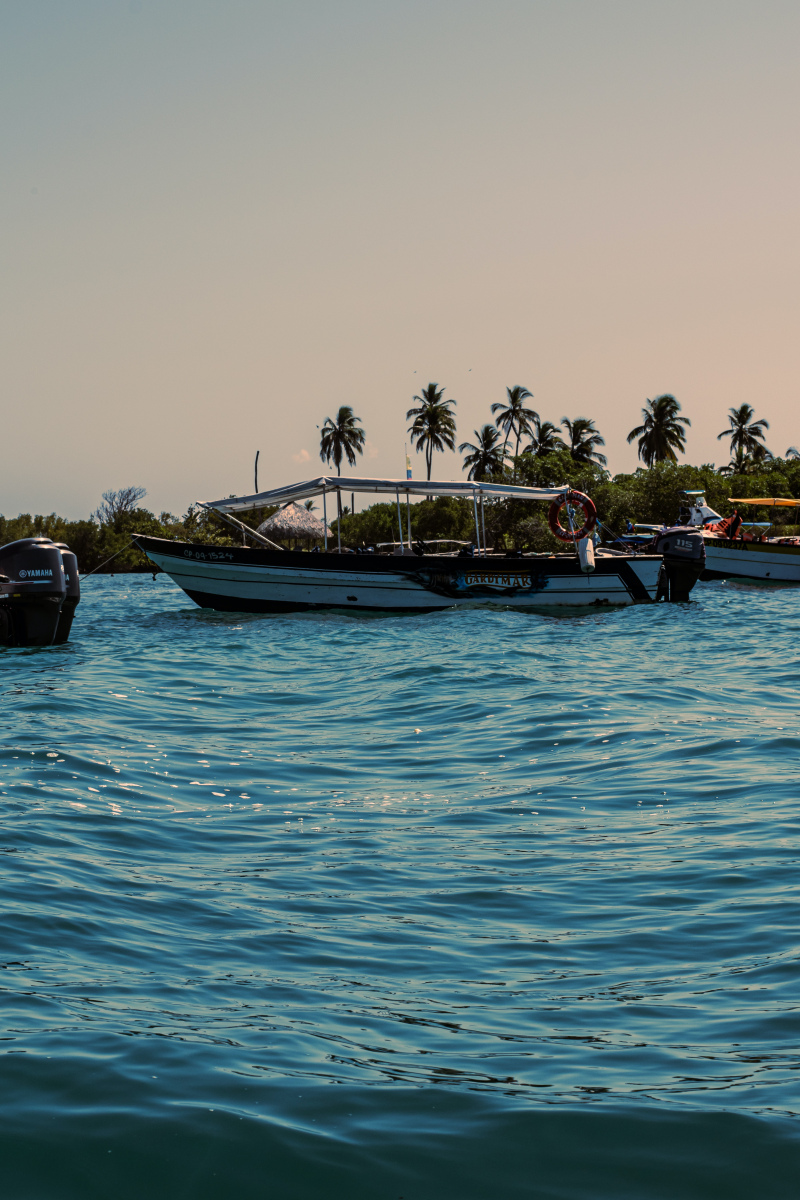
#> input picture travel_hd.jpg, 4000 x 6000 px, given in place of boat.jpg, which was not available (shown at 1/5 size)
$ jupyter execute --allow-errors week6_Exercise.ipynb   (text cells are left out)
#> lines starting #> are read from the running program, lines starting #| are printed output that depends on the picture; after the words box and inside, x2 and y2 are one past the last pixel; in counts of white or black regions, pixels touching at a corner belong together; pictures that were not available may be replaced by others from this repository, and a replacement may not be noted
[cell 1]
import sys
assert sys.version_info >=(3, 7)

import numpy as np
import cv2 as cv
from util_func import *

[cell 2]
img = cv.imread('images/boat.jpg')
#> img is the input picture: shape (6000, 4000, 3); mean B, G, R 126.9, 126.9, 109.1
grey = cv.cvtColor(img, cv.COLOR_BGR2GRAY )
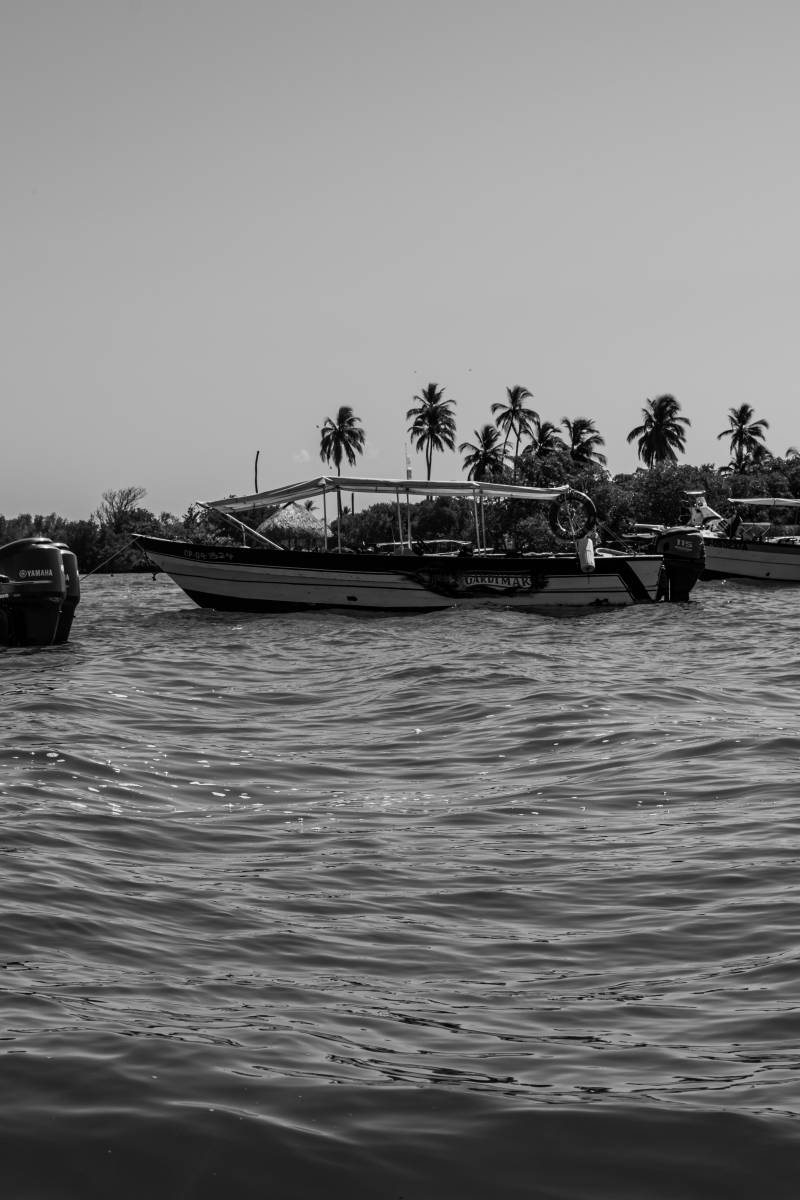
#> grey: shape (6000, 4000) (shown at 1/5 size); min 0, max 254, mean 121.6
img_copy = img.copy()

# Otsu threshold
ret, thresholded  = cv.threshold(grey, 0, 255, cv.THRESH_BINARY+cv.THRESH_OTSU)
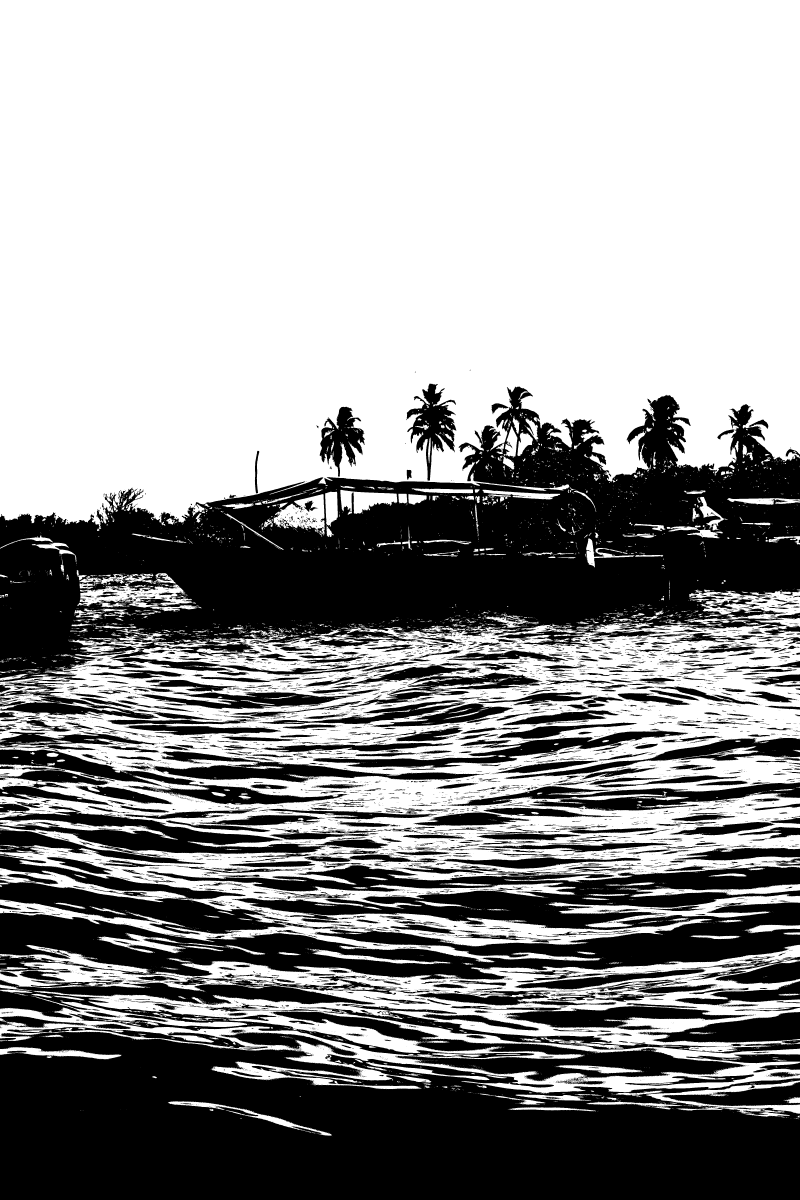
#> thresholded: shape (6000, 4000) (shown at 1/5 size); 59.1% white; 11037 black regions (8886 under 20 px), largest, box (x1, y1, x2, y2) and area: (0, 1932, 4000, 3410) 2945447, (0, 5159, 4000, 6000) 2534790, (0, 4326, 4000, 4899) 1093236
#> ret = 112
thresholded = cv.bitwise_not(thresholded)
#> thresholded: shape (6000, 4000); 40.9% white; 11037 white regions (8886 under 20 px)

# Find contours in the thresholded image
contours, _ = cv.findContours(thresholded, cv.RETR_EXTERNAL, cv.CHAIN_APPROX_SIMPLE)
#> contours = 10013 contours, 8579 with area under 20; largest, box (x1, y1, x2, y2) and area: (0, 1932, 4000, 3410) 3214230, (0, 5159, 4000, 6000) 2576193, (0, 4326, 4000, 4899) 1148816, (1361, 5057, 3729, 5407) 194836, (0, 4900, 2672, 5290) 184238

# Create a copy of the original image
img_copy = img.copy()

# Draw bounding boxes around boat and people regions
for contour in contours:
    x, y, w, h = cv.boundingRect(contour)
    if w > 50 and h > 50:  # Filter out small noise
        cv.rectangle(img_copy, (x, y), (x + w, y + h), (0, 255, 0), 2)
#> this loop made 10013 passes
#> (x, y, w, h) on passes 3, 5, 8: (3706, 5554, 1, 1), (3765, 5547, 1, 1), (3419, 5544, 1, 1)
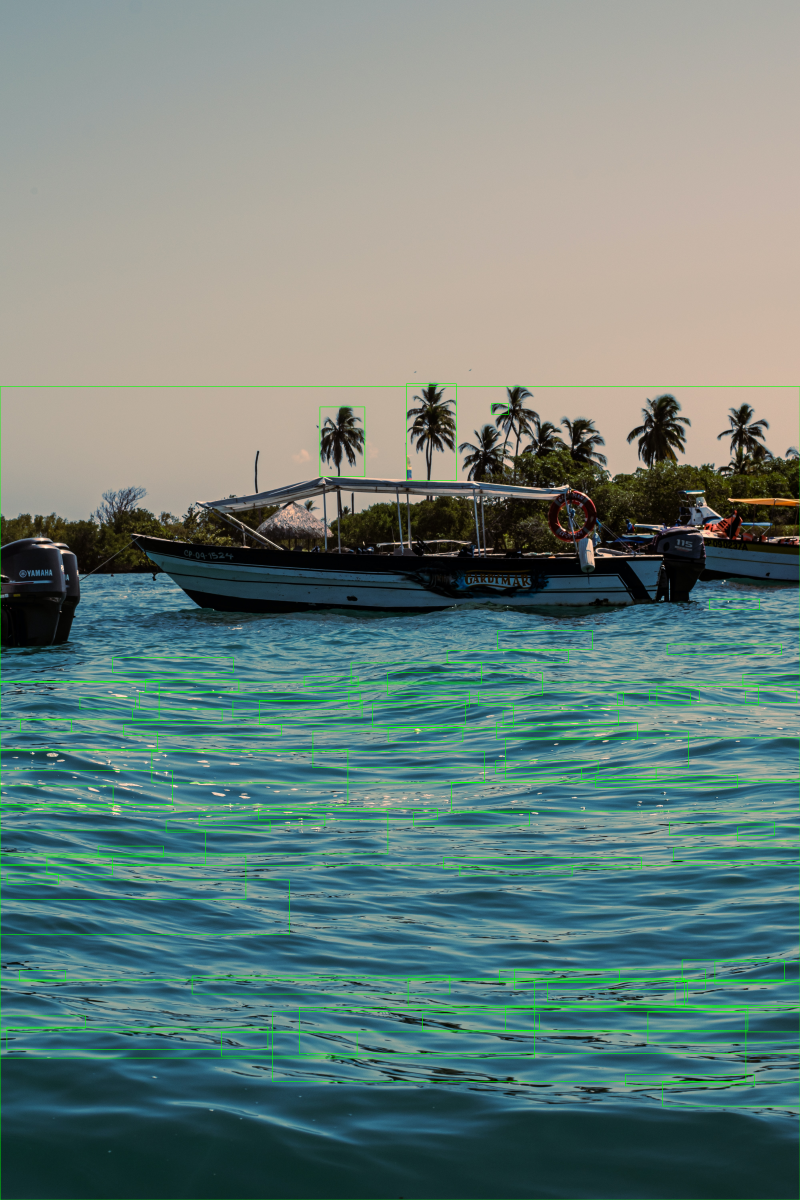
#> img_copy: shape (6000, 4000, 3) (shown at 1/5 size); mean B, G, R 124.1, 129.3, 107.2

#> (the rest of this cell did not finish here and is left out)

[cell 3]
# Read and preprocess the image
img = cv.imread('images/leaf.jfif', cv.IMREAD_GRAYSCALE)
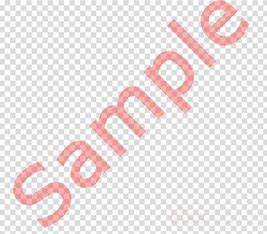
#> input picture watermark.jpeg, 267 x 234 px, given in place of leaf.jfif, which was not available
#> img: shape (234, 267); min 152, max 255, mean 230
_, img_binary = cv.threshold(img, 0, 255, cv.THRESH_OTSU)
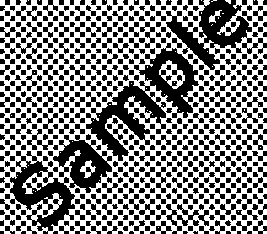
#> img_binary: shape (234, 267); 51.7% white; 598 black regions (28 under 20 px), largest, box (x1, y1, x2, y2) and area: (86, 43, 199, 161) 4248, (166, 0, 267, 70) 2628, (10, 151, 75, 234) 2281

# Initialize variables for storing intermediate results
erosion, dilation, opening, closing = None, None, None, None

# Function to update the displayed image based on the trackbar value
def update_image(x):
#> called with x = 1
    global erosion, dilation, opening, closing
    kernel_size = x
    kernel = np.ones((kernel_size, kernel_size), np.uint8)

    # Apply morphological transformations
    erosion = cv.erode(img_binary, kernel, iterations=1)
    dilation = cv.dilate(img_binary, kernel, iterations=1)
    opening = cv.morphologyEx(img_binary, cv.MORPH_OPEN, kernel)
    closing = cv.morphologyEx(img_binary, cv.MORPH_CLOSE, kernel)

    # Combine the images for display
    img_result = np.hstack((img_binary, erosion, dilation, opening, closing))
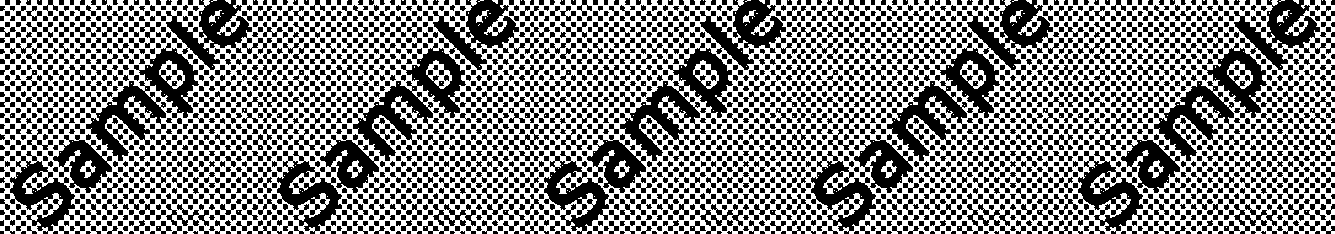
#> img_result: shape (234, 1335); 51.7% white; 2882 black regions (96 under 20 px), largest, box (x1, y1, x2, y2) and area: (86, 43, 199, 161) 4248, (353, 43, 466, 161) 4248, (620, 43, 733, 161) 4248
    cv.imshow('Window', img_result)

# Create a GUI window and trackbars
cv.namedWindow('Window')
cv.createTrackbar('Kernel Size', 'Window', 1, 20, update_image)

# Initial call to update the displayed image
update_image(1)

cv.waitKey(0)
cv.destroyAllWindows()

[cell 4]
from mpl_toolkits.mplot3d import Axes3D
from matplotlib import colors
from matplotlib.colors import hsv_to_rgb

[cell 5]
img = cv.imread('images/color_space/porcelain5.jfif')
#> img is the input picture: shape (234, 267, 3); mean B, G, R 227.5, 227.5, 235.5
img = cv.cvtColor(img,cv.COLOR_BGR2RGB)

#> (the rest of this cell did not finish here and is left out)

[cell 6]
r, g, b = cv.split(img)
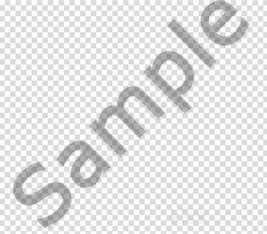
#> g: shape (234, 267); min 135, max 255, mean 227.5
#> (the rest of this cell did not finish here and is left out)

#> (a cell that did not finish here is left out)

[cell 8]
img_hsv = cv.cvtColor(img, cv.COLOR_RGB2HSV)
#> img_hsv: shape (234, 267, 3); mean H, S, V 27.9, 9.8, 235.9

h, s, v = cv.split(img_hsv)
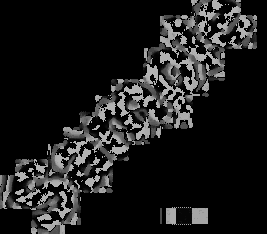
#> h: shape (234, 267); min 0, max 179, mean 27.9
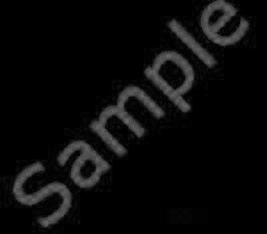
#> s: shape (234, 267); min 0, max 107, mean 9.8
#> (the rest of this cell did not finish here and is left out)

[cell 9]
light_blue_value = (100, 50, 50)
dark_blue_value = (150, 245, 255)
light_white_value = (0, 10, 140)
dark_white_value = (200, 50, 255)

lo_square_blue = np.full((10, 10, 3), light_blue_value, dtype = np.uint8)/255.0
do_square_blue = np.full((10, 10, 3), dark_blue_value, dtype = np.uint8)/255.0
lo_square_white = np.full((10, 10, 3), light_white_value, dtype = np.uint8)/255.0
do_square_white = np.full((10, 10, 3), dark_white_value, dtype = np.uint8)/255.0

#> (the rest of this cell did not finish here and is left out)

[cell 10]
mask1 = cv.inRange(img_hsv, light_blue_value, dark_blue_value)
#> mask1: shape (234, 267); every value is 0
mask2 = cv.inRange(img_hsv, light_white_value, dark_white_value)
#> mask2: shape (234, 267); 7.3% white in thin lines or dots


combine_mask = cv.bitwise_or(mask1, mask2)

res = cv.bitwise_and(img, img, mask = combine_mask)
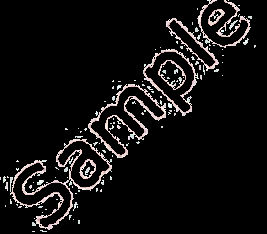
#> res: shape (234, 267, 3); mean R, G, B 17.1, 15.9, 15.9

#> (the rest of this cell did not finish here and is left out)
